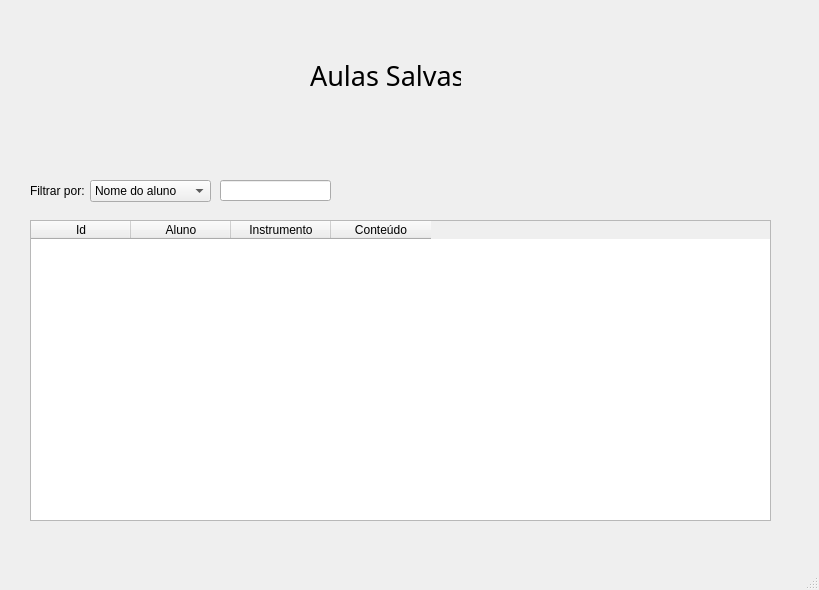
<?xml version="1.0" encoding="UTF-8"?>
<ui version="4.0">
 <class>MainWindow</class>
 <widget class="QMainWindow" name="MainWindow">
  <property name="geometry">
   <rect>
    <x>0</x>
    <y>0</y>
    <width>819</width>
    <height>590</height>
   </rect>
  </property>
  <property name="windowTitle">
   <string>MainWindow</string>
  </property>
  <widget class="QWidget" name="centralwidget">
   <widget class="QTableWidget" name="tableWidget">
    <property name="geometry">
     <rect>
      <x>30</x>
      <y>220</y>
      <width>741</width>
      <height>301</height>
     </rect>
    </property>
    <column>
     <property name="text">
      <string>Id</string>
     </property>
    </column>
    <column>
     <property name="text">
      <string>Aluno</string>
     </property>
    </column>
    <column>
     <property name="text">
      <string>Instrumento</string>
     </property>
    </column>
    <column>
     <property name="text">
      <string>Conteúdo</string>
     </property>
    </column>
   </widget>
   <widget class="QLabel" name="label">
    <property name="geometry">
     <rect>
      <x>30</x>
      <y>180</y>
      <width>61</width>
      <height>21</height>
     </rect>
    </property>
    <property name="text">
     <string>Filtrar por:</string>
    </property>
   </widget>
   <widget class="QComboBox" name="comboBox">
    <property name="geometry">
     <rect>
      <x>90</x>
      <y>180</y>
      <width>121</width>
      <height>22</height>
     </rect>
    </property>
    <item>
     <property name="text">
      <string>Nome do aluno</string>
     </property>
    </item>
   </widget>
   <widget class="QLineEdit" name="lineEdit">
    <property name="geometry">
     <rect>
      <x>220</x>
      <y>180</y>
      <width>111</width>
      <height>21</height>
     </rect>
    </property>
   </widget>
   <widget class="QLabel" name="label_2">
    <property name="geometry">
     <rect>
      <x>310</x>
      <y>40</y>
      <width>151</width>
      <height>71</height>
     </rect>
    </property>
    <property name="font">
     <font>
      <family>DS-Digital</family>
      <pointsize>20</pointsize>
      <weight>50</weight>
      <italic>false</italic>
      <bold>false</bold>
     </font>
    </property>
    <property name="styleSheet">
     <string notr="true">font: 20pt &quot;DS-Digital&quot;;</string>
    </property>
    <property name="text">
     <string>Aulas Salvas</string>
    </property>
   </widget>
  </widget>
  <widget class="QMenuBar" name="menubar">
   <property name="geometry">
    <rect>
     <x>0</x>
     <y>0</y>
     <width>819</width>
     <height>21</height>
    </rect>
   </property>
  </widget>
  <widget class="QStatusBar" name="statusbar"/>
 </widget>
 <resources/>
 <connections/>
</ui>
